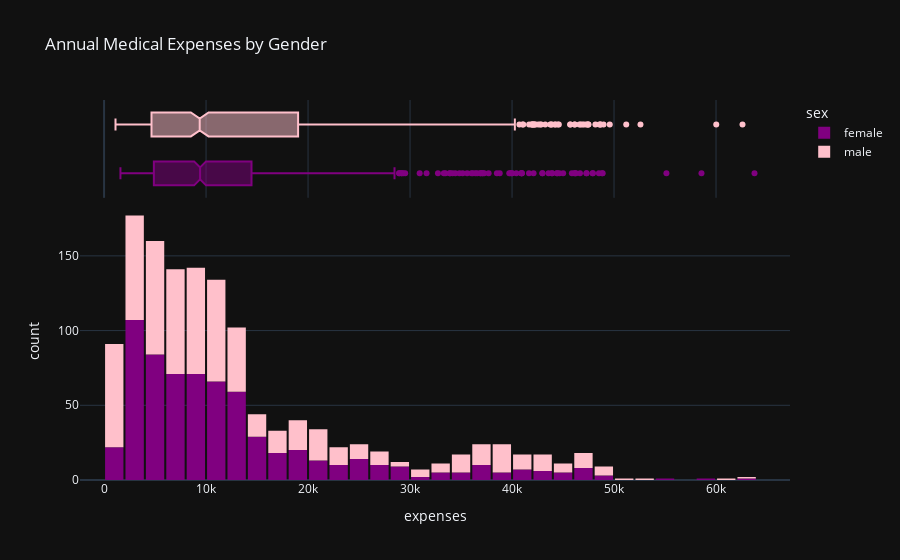

The notebook cell saved with this chart:
### Markdown cell above
### Charges and Gender 

Let us visualize the distribution of "expenses" with the categorical column "sex" to distinguish the expenses for "male" and "female"

### Code cell
fig = px.histogram(df,
                    x="expenses",
                    marginal="box",
                    color="sex",
                    color_discrete_sequence=["purple", "pink"],
                    title="Annual Medical Expenses by Gender")

fig.update_layout(bargap=0.1,template='plotly_dark')
fig.show()

### Figure 1 — Plotly figure (JSON) as saved in the notebook; plotly's stock layout.template omitted (floating-point values rounded to 4 significant figures; data arrays with more than 128 entries replaced by an {"elided": "..."} marker saying what was removed)
{"data": [{"alignmentgroup": "True", "bingroup": "x", "hovertemplate": "sex=female<br>expenses=%{x}<br>count=%{y}<extra></extra>", "legendgroup": "female", "marker": {"color": "purple", "pattern": {"shape": ""}}, "name": "female", "offsetgroup": "female", "orientation": "v", "showlegend": true, "type": "histogram", "x": {"elided": "662 float values"}, "xaxis": "x", "yaxis": "y"}, {"alignmentgroup": "True", "hovertemplate": "sex=female<br>expenses=%{x}<extra></extra>", "legendgroup": "female", "marker": {"color": "purple"}, "name": "female", "notched": true, "offsetgroup": "female", "showlegend": false, "type": "box", "x": {"elided": "662 float values"}, "xaxis": "x2", "yaxis": "y2"}, {"alignmentgroup": "True", "bingroup": "x", "hovertemplate": "sex=male<br>expenses=%{x}<br>count=%{y}<extra></extra>", "legendgroup": "male", "marker": {"color": "pink", "pattern": {"shape": ""}}, "name": "male", "offsetgroup": "male", "orientation": "v", "showlegend": true, "type": "histogram", "x": {"elided": "675 float values"}, "xaxis": "x", "yaxis": "y"}, {"alignmentgroup": "True", "hovertemplate": "sex=male<br>expenses=%{x}<extra></extra>", "legendgroup": "male", "marker": {"color": "pink"}, "name": "male", "notched": true, "offsetgroup": "male", "showlegend": false, "type": "box", "x": {"elided": "675 float values"}, "xaxis": "x2", "yaxis": "y2"}], "layout": {"bargap": 0.1, "barmode": "relative", "legend": {"title": {"text": "sex"}, "tracegroupgap": 0}, "title": {"text": "Annual Medical Expenses by Gender"}, "xaxis": {"anchor": "y", "domain": [0, 1], "title": {"text": "expenses"}}, "xaxis2": {"anchor": "y2", "domain": [0, 1], "matches": "x", "showgrid": true, "showticklabels": false}, "yaxis": {"anchor": "x", "domain": [0, 0.7326], "title": {"text": "count"}}, "yaxis2": {"anchor": "x2", "domain": [0.7426, 1], "matches": "y2", "showgrid": false, "showline": false, "showticklabels": false, "ticks": ""}}}
